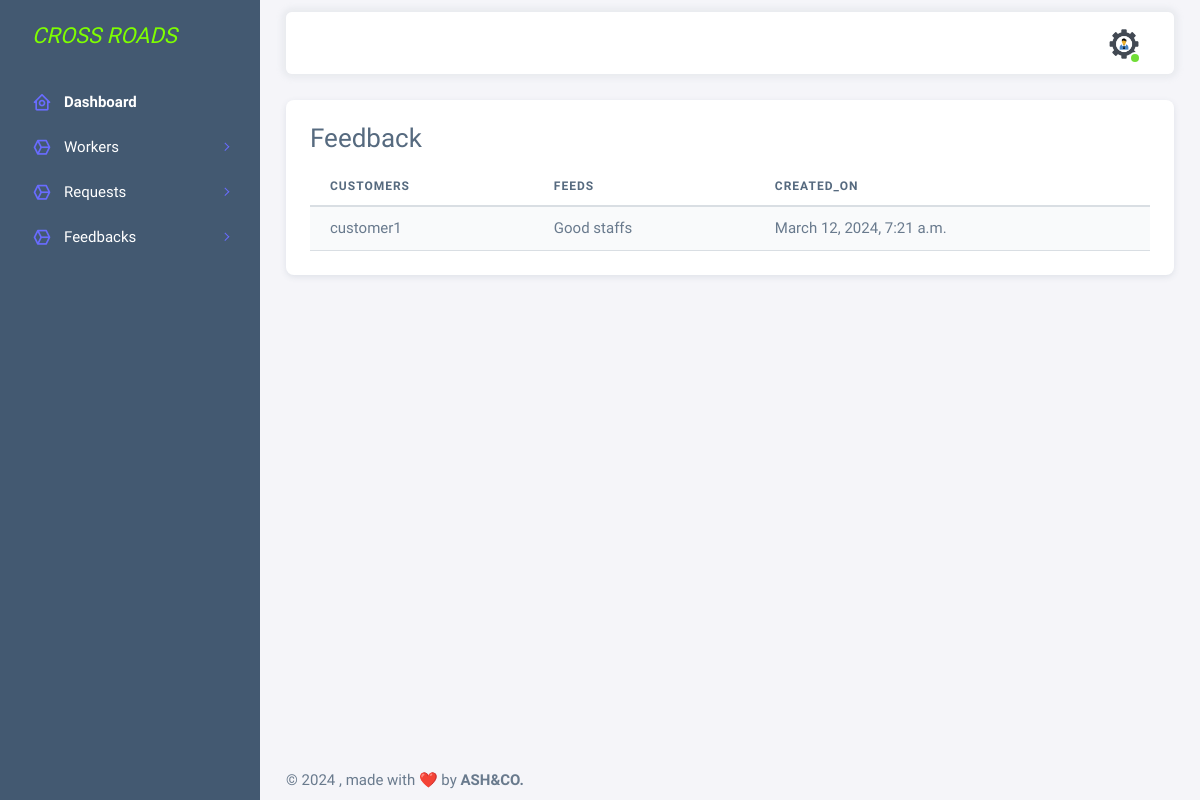
The page /customer_app/feedbacks (signed in) on the database as committed earlier.
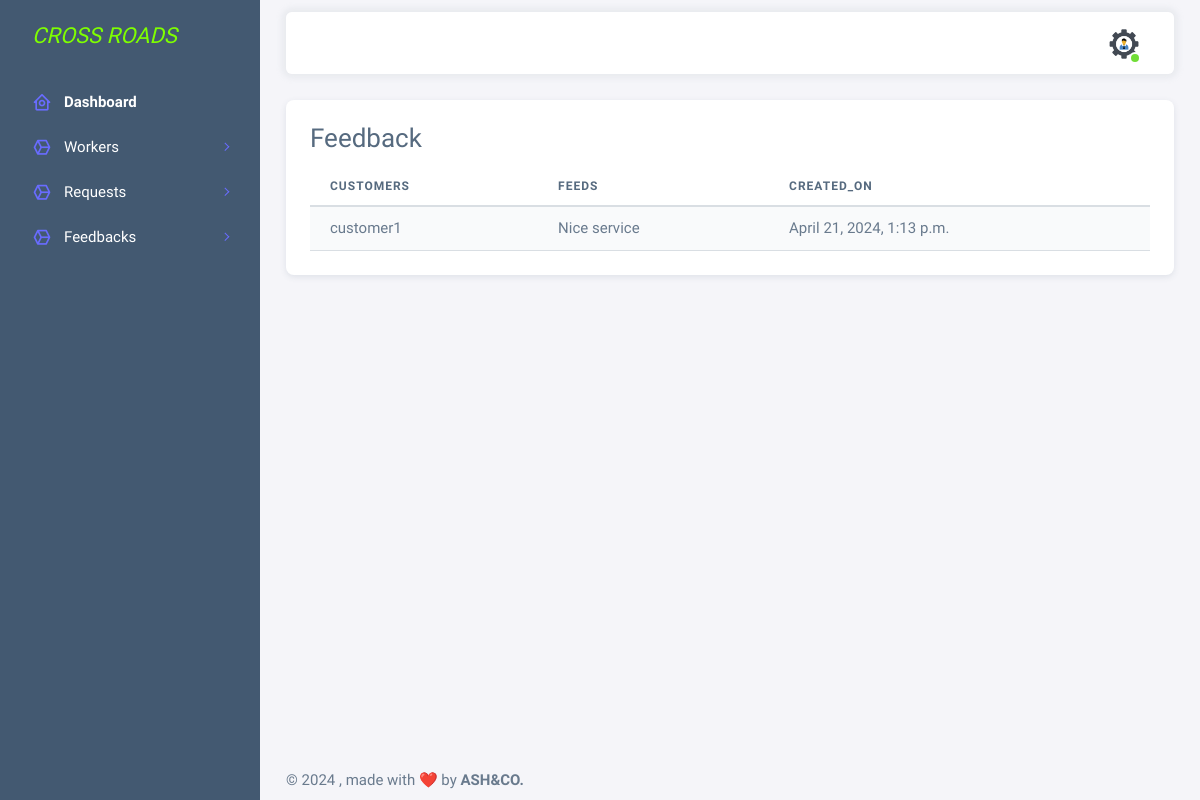
The same page on the database as committed later.
### customer_app/models.py (models this page shows)
class Feedback(BaseModel):
    user=models.ForeignKey(User,on_delete=models.CASCADE,null=True)
    message=models.TextField(null=True,blank=True)

### accounts/models.py (models this page shows)
class User(AbstractBaseUser, PermissionsMixin):
    name = models.CharField(max_length=50, blank=True, null=True)
    username = models.CharField(max_length=50, unique=True, null=True)
    email = models.EmailField(max_length=100, null=True)
    role = models.IntegerField(choices=SELECTROLE)
    uid = models.CharField(max_length=500, unique=True, null=True)
    is_admin = models.BooleanField(default=False)
    is_active = models.BooleanField(default=False)
    is_registered = models.BooleanField(default=False)
    date_joined = models.DateTimeField(auto_now_add=True)
    last_login = models.DateTimeField(auto_now_add=True)
    USERNAME_FIELD = 'username'
    REQUIRED_FIELDS=[]
    objects = UserManager()
    def __str__(self):
        return self.username
    class Meta:
        db_table = "user"

### customer_app/views.py (the view)
# urls.py: path('feedbacks',views.view_feedback,name='feedbacks'),
@login_required(login_url='sign-in')
def view_feedback(request):
    data = Feedback.objects.all()
    context = {'data':data}
    return render(request, 'customertemp/feedback.html', context)

### templates/customertemp/feedback.html
{% extends 'customertemp/index.html' %}
{% load crispy_forms_tags %}
{% block content %}
<div class="card">
    <div class="card-body">
        <h3 class="card-title">Feedback</h3>
        <table class="table table-striped">
            <thead>
                <tr>
                    <th scope="col">Customers</th>
                    <th scope="col">Feeds</th>
                    <th scope="col">Created_on</th>
                </tr>
            </thead>
            <tbody>
                {% for i in data %}
                <tr>
                    <td>{{i.user.username}}</td>
                    <td>{{i.message}}</td>
                    <td>{{i.created_on}}</td>
                </tr>
                {% endfor %}
            </tbody>
        </table>
    </div>
</div>
{% endblock %}

Rows that differ between the two databases and show on the page:
changed Feedback "customer1": message "Good staffs" → "Nice service"; created_on "March 12, 2024, 7:21 a.m." → "April 21, 2024, 1:13 p.m."
